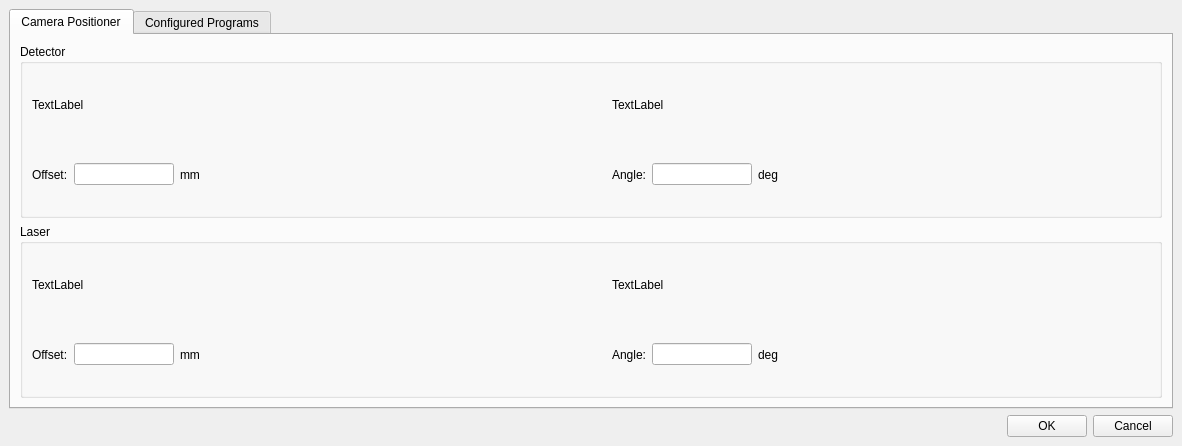
<?xml version="1.0" encoding="UTF-8"?>
<ui version="4.0">
 <class>Setup</class>
 <widget class="QMainWindow" name="Setup">
  <property name="geometry">
   <rect>
    <x>0</x>
    <y>0</y>
    <width>1182</width>
    <height>446</height>
   </rect>
  </property>
  <property name="windowTitle">
   <string>MainWindow</string>
  </property>
  <widget class="QWidget" name="centralwidget">
   <layout class="QVBoxLayout" name="verticalLayout_2">
    <item>
     <layout class="QVBoxLayout" name="verticalLayout">
      <item>
       <widget class="QTabWidget" name="tabWidget">
        <property name="currentIndex">
         <number>0</number>
        </property>
        <widget class="QWidget" name="tab_camera_positioner">
         <attribute name="title">
          <string>Camera Positioner</string>
         </attribute>
         <layout class="QVBoxLayout" name="verticalLayout_7">
          <item>
           <layout class="QVBoxLayout" name="verticalLayout_6">
            <item>
             <widget class="QGroupBox" name="groupBox_cp_detector_config">
              <property name="title">
               <string>Detector</string>
              </property>
              <layout class="QGridLayout" name="gridLayout_4">
               <item row="0" column="0">
                <layout class="QGridLayout" name="gridLayout_3">
                 <item row="0" column="0">
                  <widget class="QLabel" name="label_cp_detector_offset_desc">
                   <property name="text">
                    <string>TextLabel</string>
                   </property>
                  </widget>
                 </item>
                 <item row="0" column="1">
                  <widget class="QLabel" name="label_12">
                   <property name="minimumSize">
                    <size>
                     <width>30</width>
                     <height>0</height>
                    </size>
                   </property>
                   <property name="maximumSize">
                    <size>
                     <width>30</width>
                     <height>16777215</height>
                    </size>
                   </property>
                   <property name="text">
                    <string/>
                   </property>
                  </widget>
                 </item>
                 <item row="0" column="2">
                  <widget class="QLabel" name="label_cp_detector_angle_desc">
                   <property name="text">
                    <string>TextLabel</string>
                   </property>
                  </widget>
                 </item>
                 <item row="1" column="0">
                  <layout class="QHBoxLayout" name="horizontalLayout_6">
                   <item>
                    <widget class="QLabel" name="label_16">
                     <property name="text">
                      <string>Offset:</string>
                     </property>
                    </widget>
                   </item>
                   <item>
                    <widget class="QLineEdit" name="lineEdit_cp_detector_offset">
                     <property name="minimumSize">
                      <size>
                       <width>100</width>
                       <height>0</height>
                      </size>
                     </property>
                     <property name="maximumSize">
                      <size>
                       <width>100</width>
                       <height>16777215</height>
                      </size>
                     </property>
                    </widget>
                   </item>
                   <item>
                    <widget class="QLabel" name="label_18">
                     <property name="text">
                      <string>mm</string>
                     </property>
                    </widget>
                   </item>
                   <item>
                    <spacer name="horizontalSpacer_3">
                     <property name="orientation">
                      <enum>Qt::Horizontal</enum>
                     </property>
                     <property name="sizeHint" stdset="0">
                      <size>
                       <width>40</width>
                       <height>20</height>
                      </size>
                     </property>
                    </spacer>
                   </item>
                  </layout>
                 </item>
                 <item row="1" column="2">
                  <layout class="QHBoxLayout" name="horizontalLayout_7">
                   <item>
                    <widget class="QLabel" name="label_17">
                     <property name="text">
                      <string>Angle:</string>
                     </property>
                    </widget>
                   </item>
                   <item>
                    <widget class="QLineEdit" name="lineEdit_cp_detector_angle">
                     <property name="minimumSize">
                      <size>
                       <width>100</width>
                       <height>0</height>
                      </size>
                     </property>
                     <property name="maximumSize">
                      <size>
                       <width>100</width>
                       <height>16777215</height>
                      </size>
                     </property>
                    </widget>
                   </item>
                   <item>
                    <widget class="QLabel" name="label_19">
                     <property name="text">
                      <string>deg</string>
                     </property>
                    </widget>
                   </item>
                   <item>
                    <spacer name="horizontalSpacer_5">
                     <property name="orientation">
                      <enum>Qt::Horizontal</enum>
                     </property>
                     <property name="sizeHint" stdset="0">
                      <size>
                       <width>40</width>
                       <height>20</height>
                      </size>
                     </property>
                    </spacer>
                   </item>
                  </layout>
                 </item>
                </layout>
               </item>
              </layout>
             </widget>
            </item>
            <item>
             <widget class="QGroupBox" name="groupBox_cp_laser_config">
              <property name="title">
               <string>Laser</string>
              </property>
              <layout class="QVBoxLayout" name="verticalLayout_8">
               <item>
                <layout class="QGridLayout" name="gridLayout_2">
                 <item row="0" column="0">
                  <widget class="QLabel" name="label_cp_laser_offset_desc">
                   <property name="text">
                    <string>TextLabel</string>
                   </property>
                   <property name="wordWrap">
                    <bool>false</bool>
                   </property>
                  </widget>
                 </item>
                 <item row="0" column="2">
                  <widget class="QLabel" name="label_cp_laser_angle_desc">
                   <property name="text">
                    <string>TextLabel</string>
                   </property>
                  </widget>
                 </item>
                 <item row="1" column="0">
                  <layout class="QHBoxLayout" name="horizontalLayout_3">
                   <item>
                    <widget class="QLabel" name="label_7">
                     <property name="text">
                      <string>Offset:</string>
                     </property>
                    </widget>
                   </item>
                   <item>
                    <widget class="QLineEdit" name="lineEdit_cp_laser_offset">
                     <property name="minimumSize">
                      <size>
                       <width>100</width>
                       <height>0</height>
                      </size>
                     </property>
                     <property name="maximumSize">
                      <size>
                       <width>100</width>
                       <height>16777215</height>
                      </size>
                     </property>
                    </widget>
                   </item>
                   <item>
                    <widget class="QLabel" name="label_8">
                     <property name="text">
                      <string>mm</string>
                     </property>
                    </widget>
                   </item>
                   <item>
                    <spacer name="horizontalSpacer_4">
                     <property name="orientation">
                      <enum>Qt::Horizontal</enum>
                     </property>
                     <property name="sizeHint" stdset="0">
                      <size>
                       <width>40</width>
                       <height>20</height>
                      </size>
                     </property>
                    </spacer>
                   </item>
                  </layout>
                 </item>
                 <item row="1" column="2">
                  <layout class="QHBoxLayout" name="horizontalLayout_4">
                   <item>
                    <widget class="QLabel" name="label_14">
                     <property name="text">
                      <string>Angle:</string>
                     </property>
                    </widget>
                   </item>
                   <item>
                    <widget class="QLineEdit" name="lineEdit_cp_laser_angle">
                     <property name="minimumSize">
                      <size>
                       <width>100</width>
                       <height>0</height>
                      </size>
                     </property>
                     <property name="maximumSize">
                      <size>
                       <width>100</width>
                       <height>16777215</height>
                      </size>
                     </property>
                    </widget>
                   </item>
                   <item>
                    <widget class="QLabel" name="label_13">
                     <property name="text">
                      <string>deg</string>
                     </property>
                    </widget>
                   </item>
                   <item>
                    <spacer name="horizontalSpacer_2">
                     <property name="orientation">
                      <enum>Qt::Horizontal</enum>
                     </property>
                     <property name="sizeHint" stdset="0">
                      <size>
                       <width>40</width>
                       <height>20</height>
                      </size>
                     </property>
                    </spacer>
                   </item>
                  </layout>
                 </item>
                 <item row="0" column="1">
                  <widget class="QLabel" name="label_11">
                   <property name="minimumSize">
                    <size>
                     <width>30</width>
                     <height>0</height>
                    </size>
                   </property>
                   <property name="maximumSize">
                    <size>
                     <width>30</width>
                     <height>16777215</height>
                    </size>
                   </property>
                   <property name="text">
                    <string/>
                   </property>
                  </widget>
                 </item>
                </layout>
               </item>
              </layout>
             </widget>
            </item>
           </layout>
          </item>
         </layout>
        </widget>
        <widget class="QWidget" name="tab_configured_programs">
         <attribute name="title">
          <string>Configured Programs</string>
         </attribute>
         <layout class="QVBoxLayout" name="verticalLayout_4">
          <item>
           <layout class="QVBoxLayout" name="verticalLayout_3">
            <item>
             <layout class="QGridLayout" name="gridLayout">
              <property name="verticalSpacing">
               <number>28</number>
              </property>
              <item row="0" column="0">
               <widget class="QLabel" name="label">
                <property name="minimumSize">
                 <size>
                  <width>130</width>
                  <height>0</height>
                 </size>
                </property>
                <property name="maximumSize">
                 <size>
                  <width>120</width>
                  <height>16777215</height>
                 </size>
                </property>
                <property name="text">
                 <string>Camera Positioner:</string>
                </property>
                <property name="alignment">
                 <set>Qt::AlignRight|Qt::AlignTrailing|Qt::AlignVCenter</set>
                </property>
               </widget>
              </item>
              <item row="1" column="0">
               <widget class="QLabel" name="label_2">
                <property name="text">
                 <string>MRT Lift:</string>
                </property>
                <property name="alignment">
                 <set>Qt::AlignRight|Qt::AlignTrailing|Qt::AlignVCenter</set>
                </property>
               </widget>
              </item>
              <item row="2" column="0">
               <widget class="QLabel" name="label_3">
                <property name="text">
                 <string>Shielding:</string>
                </property>
                <property name="alignment">
                 <set>Qt::AlignRight|Qt::AlignTrailing|Qt::AlignVCenter</set>
                </property>
               </widget>
              </item>
              <item row="5" column="0">
               <widget class="QLabel" name="label_4">
                <property name="text">
                 <string>CT Mono:</string>
                </property>
                <property name="alignment">
                 <set>Qt::AlignRight|Qt::AlignTrailing|Qt::AlignVCenter</set>
                </property>
               </widget>
              </item>
              <item row="3" column="0">
               <widget class="QLabel" name="label_5">
                <property name="text">
                 <string>Optics Table:</string>
                </property>
                <property name="alignment">
                 <set>Qt::AlignRight|Qt::AlignTrailing|Qt::AlignVCenter</set>
                </property>
               </widget>
              </item>
              <item row="4" column="0">
               <widget class="QLabel" name="label_6">
                <property name="text">
                 <string>KE Mono:</string>
                </property>
                <property name="alignment">
                 <set>Qt::AlignRight|Qt::AlignTrailing|Qt::AlignVCenter</set>
                </property>
               </widget>
              </item>
              <item row="2" column="1">
               <widget class="QLineEdit" name="lineEdit_shielding">
                <property name="maxLength">
                 <number>1000</number>
                </property>
               </widget>
              </item>
              <item row="1" column="1">
               <widget class="QLineEdit" name="lineEdit_mrt_lift">
                <property name="maxLength">
                 <number>1000</number>
                </property>
               </widget>
              </item>
              <item row="0" column="1">
               <widget class="QLineEdit" name="lineEdit_camera_positioner">
                <property name="minimumSize">
                 <size>
                  <width>1000</width>
                  <height>0</height>
                 </size>
                </property>
                <property name="maxLength">
                 <number>1000</number>
                </property>
               </widget>
              </item>
              <item row="3" column="1">
               <widget class="QLineEdit" name="lineEdit_optics_table">
                <property name="maxLength">
                 <number>1000</number>
                </property>
               </widget>
              </item>
              <item row="4" column="1">
               <widget class="QLineEdit" name="lineEdit_ke_mono">
                <property name="maxLength">
                 <number>1000</number>
                </property>
               </widget>
              </item>
              <item row="5" column="1">
               <widget class="QLineEdit" name="lineEdit_ct_mono">
                <property name="maxLength">
                 <number>1000</number>
                </property>
               </widget>
              </item>
             </layout>
            </item>
           </layout>
          </item>
         </layout>
        </widget>
       </widget>
      </item>
      <item>
       <layout class="QVBoxLayout" name="verticalLayout_5"/>
      </item>
      <item>
       <layout class="QHBoxLayout" name="horizontalLayout">
        <item>
         <spacer name="horizontalSpacer">
          <property name="orientation">
           <enum>Qt::Horizontal</enum>
          </property>
          <property name="sizeHint" stdset="0">
           <size>
            <width>40</width>
            <height>20</height>
           </size>
          </property>
         </spacer>
        </item>
        <item>
         <widget class="QPushButton" name="pushButton_ok">
          <property name="text">
           <string>OK</string>
          </property>
         </widget>
        </item>
        <item>
         <widget class="QPushButton" name="pushButton_cancel">
          <property name="text">
           <string>Cancel</string>
          </property>
         </widget>
        </item>
       </layout>
      </item>
     </layout>
    </item>
   </layout>
  </widget>
 </widget>
 <tabstops>
  <tabstop>lineEdit_camera_positioner</tabstop>
  <tabstop>lineEdit_mrt_lift</tabstop>
  <tabstop>lineEdit_shielding</tabstop>
  <tabstop>lineEdit_optics_table</tabstop>
  <tabstop>lineEdit_ke_mono</tabstop>
  <tabstop>lineEdit_ct_mono</tabstop>
  <tabstop>pushButton_ok</tabstop>
  <tabstop>pushButton_cancel</tabstop>
 </tabstops>
 <resources/>
 <connections/>
</ui>
